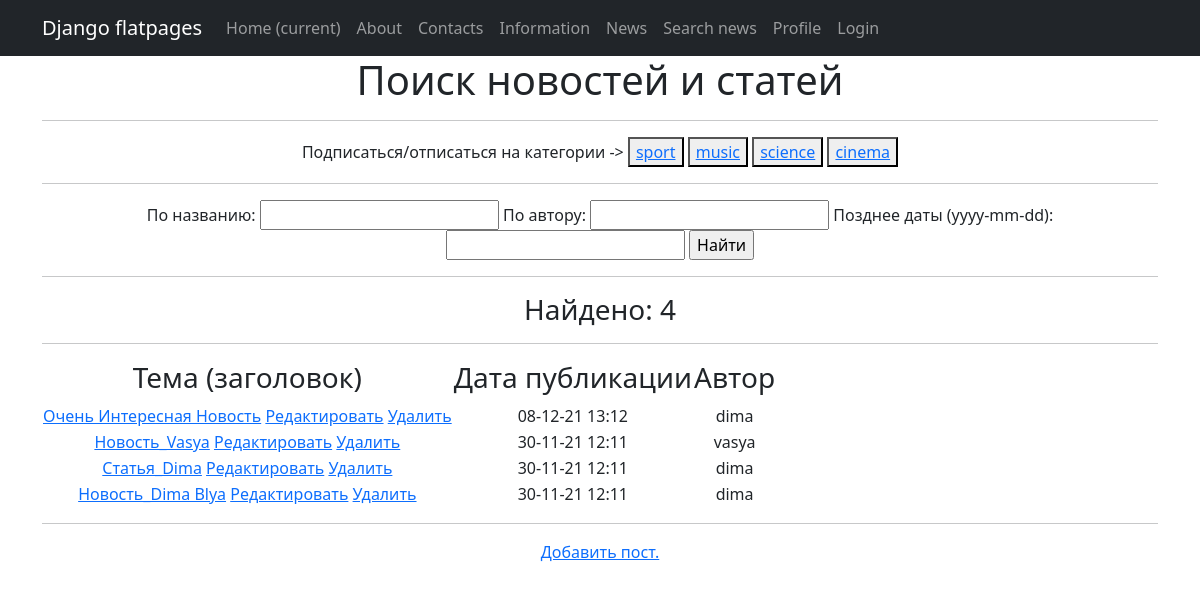
The page /news/search/ on the database as committed earlier.
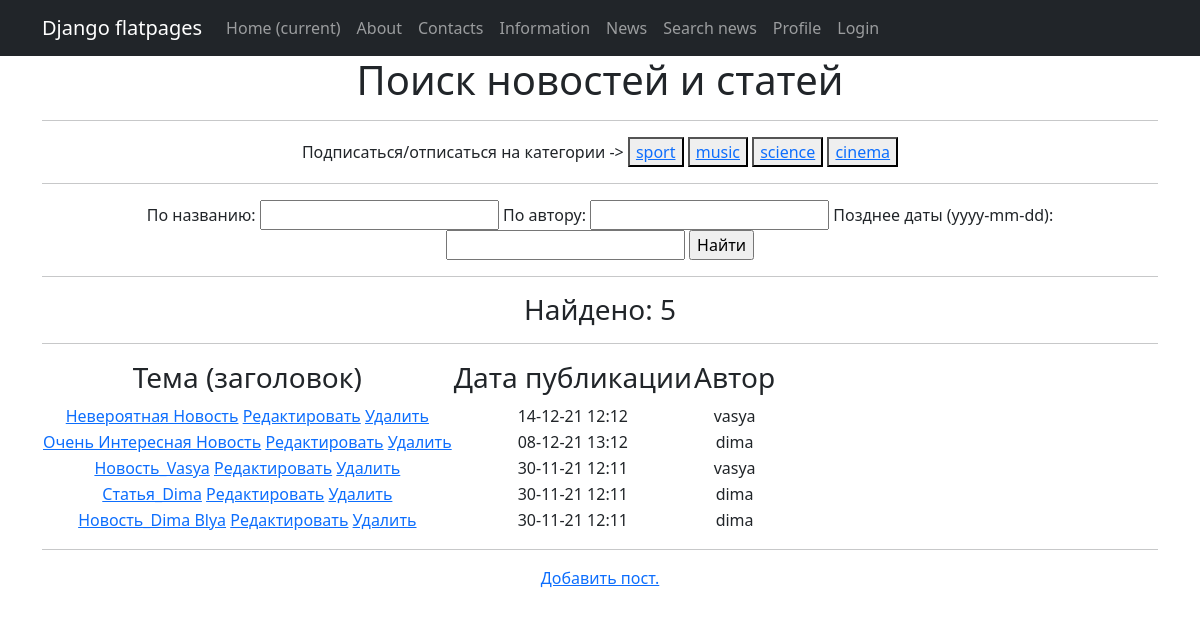
The same page on the database as committed later.
### news_portal/models.py (models this page shows, shortened)
class Post(models.Model):
    author = models.ForeignKey(Author, on_delete=models.CASCADE)
    category = models.ManyToManyField(Category, through='PostCategory')
    article = 'article'
    news = 'news'
    list1 = [(article, 'Статья'), (news, 'Новость')]
    form = models.CharField(choices=list1, default=news, max_length=7)
    publication_date_and_time = models.DateTimeField(auto_now_add=True)
    headline = models.CharField(max_length=128)
    text = models.TextField()
    rating = models.IntegerField(default=0)

class Author(models.Model):
    user = models.OneToOneField(User, on_delete=models.CASCADE)
    rating = models.IntegerField(default=0)

### news_portal/views.py (the view, shortened to what this page needs)
# urls.py: path('search/', PostsSearchListView.as_view()),
class PostsSearchListView(ListView):
    model = Post
    template_name = 'search.html'
    context_object_name = 'posts'
    ordering = '-publication_date_and_time'
    queryset = Post.objects.all()
    paginate_by = 10
    form_class = PostForm
    def get_context_data(self, **kwargs):
        context = super().get_context_data(**kwargs)
        filtered = NewsFilter(self.request.GET, queryset=self.get_queryset())
        context['filter'] = filtered
        paginated_filtered_persons = Paginator(filtered.qs, self.paginate_by)
        page_number = self.request.GET.get('page')
        person_page_object = paginated_filtered_persons.get_page(page_number)
        context['person_page_object'] = person_page_object
        context['categories'] = Category.objects.all()
        context['form'] = PostForm()
        return context

### news_portal/forms.py
class PostForm(ModelForm):
    check_box = BooleanField(label='Ало, Галочка!')
    class Meta:
        model = Post
        fields = ['author', 'category', 'form', 'headline', 'text', 'check_box']

### news_portal/templatetags/custom_filters.py (called while the page is built)
@register.filter(name='censor')
def censor(value):
    list_of_bad_words = ['suka', 'blyat', 'debil', 'blya']
    for bad_word in list_of_bad_words:
        while True:
            if bad_word in value:
                value = value.replace(bad_word, '*' * len(bad_word))
            else:
                break
    return value

### project/templates/search.html (shortened to what this page needs)
{% extends 'flatpages/default.html' %}
{% load custom_filters %}
{% load custom_simple_tag %}
{% block content %}
    <h1>Поиск новостей и статей</h1>
    <hr>
    <p1>Подписаться/отписаться на категории -> </p1>
    <button> <a href="{% url 'subscribe_me1' %}">sport</a> </button>
    <button> <a href="{% url 'subscribe_me2' %}">music</a> </button>
    <button> <a href="{% url 'subscribe_me3' %}">science</a> </button>
    <button> <a href="{% url 'subscribe_me4' %}">cinema</a> </button>
    <hr>
    <form method="get">
        {{ filter.form }}
        <input type="submit" value="Найти">
    </form>
    <hr>
    <h3>Найдено: {{ filter.qs|length }}</h3>
        <hr>
        {% if person_page_object %}
        <table>
            <thead>
                <th>
                    <h3>Тема (заголовок)</h3>
                </th>
                <th>
                    <h3>Дата публикации</h3>
                </th>
                <th>
                    <h3>Автор</h3>
                </th>
            </thead>
            {% for item in person_page_object %}
            <tr>
                <td>
                    <a href="{% url 'post_detail' item.id %}">{{ item.headline|title|censor }}</a>
                    <a href="{% url 'post_edit' item.id %}">Редактировать</a>
                    <a href="{% url 'post_delete' item.id %}">Удалить</a>
                </td>
                <td>
                    {{ item.publication_date_and_time|date:'d-m-y H:m' }}
                </td>
                <td>
                    {{ item.author.user.username }}
                </td>
            </tr>
            {% endfor %}
        </table>
        {% endif %}
        <hr>
<a href="{% url 'post_add' %}">Добавить пост.</a>
{% endblock content %}

Rows that differ between the two databases and show on the page:
added Post: headline|censor "Невероятная Новость", publication_date_and_time "14-12-21 12:12", author.user.username "vasya"
Other text that changed with them:
{{ filter.qs|length }}: "4" → "5"
